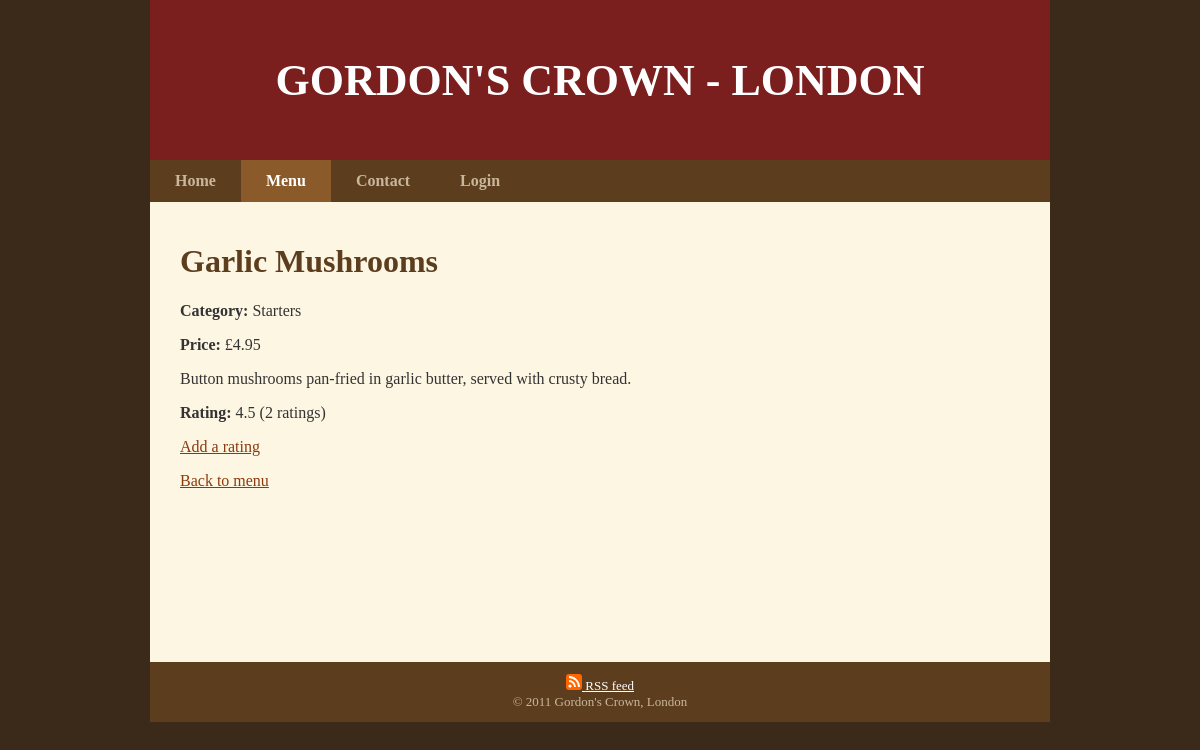
Page /detail.php?mamon=1 on the committed database.
### tables this page shows
CREATE TABLE monan (
  mamon int(11) NOT NULL AUTO_INCREMENT,
  tenmon varchar(100) NOT NULL,
  manhom int(11) NOT NULL,
  gia decimal(6,2) NOT NULL,
  mota text,
  PRIMARY KEY (mamon),
  FOREIGN KEY (manhom) REFERENCES nhom(manhom)
);

CREATE TABLE nhom (
  manhom int(11) NOT NULL,
  tennhom varchar(50) NOT NULL,
  hinh varchar(100) DEFAULT NULL,
  thutu int(11) NOT NULL,
  PRIMARY KEY (manhom)
);

### include/ham.php (called while the page is built, shortened)
<?php
function tuRating($soluot){
    return "ratings";
}
?>

### detail.php (the view, shortened to what this page needs)
<?php
include("include/ketnoi.php");
include("include/ham.php");
$mamon = isset($_GET["mamon"]) ? (int)$_GET["mamon"] : (isset($_POST["mamon"]) ? (int)$_POST["mamon"] : 0);
$hienform = false;
$dabinhchon = isset($_SESSION["binhchon"][$mamon]);
$sql = "select m.*, n.tennhom from monan m inner join nhom n on m.manhom = n.manhom where m.mamon = $mamon";
$mon = mysqli_fetch_assoc(mysqli_query($conn, $sql));
include("include/header.php");
if (!$mon) {
    echo '<p>Menu item not found.</p><p><a href="menu.php">Back to menu</a></p>';
} else {
    $tk = mysqli_fetch_assoc(mysqli_query($conn, "select count(id) as soluot, avg(diem) as diemtb from binhchon where mamon = $mamon"));
    $soluot = $tk["soluot"];
    $diemtb = ($soluot > 0) ? number_format($tk["diemtb"], 1) : "0.0";
?>
<h1><?php echo $mon["tenmon"]; ?></h1>
<p><strong>Category:</strong> <?php echo $mon["tennhom"]; ?></p>
<p><strong>Price:</strong> &pound;<?php echo number_format($mon["gia"], 2); ?></p>
<p><?php echo $mon["mota"]; ?></p>
<p><strong>Rating:</strong> <?php echo $diemtb; ?> (<?php echo $soluot.' '.tuRating($soluot); ?>)</p>
<?php if (!$dabinhchon) { ?>
<p id="add-rating"<?php if ($hienform) echo ' style="display:none"'; ?>><a href="javascript:hienForm()">Add a rating</a></p>
<?php } ?>
<p><a href="menu.php">Back to menu</a></p>
<?php
}
include("include/footer.php");
?>

### css/style.css (style rules this page uses)
body { margin:0; background:#3b2a1a; font-family:Georgia, "Times New Roman", serif; color:#333; }
h1, h2 { color:#5c3d1e; }
a { color:#8b3a0e; }

### rows in the picture
monan: tenmon "Garlic Mushrooms", manhom.tennhom "Starters", gia "4.95", mota "Button mushrooms pan-fried in garlic butter, served with crusty bread."

### other values in the picture
$diemtb "4.5"
$soluot "2"
tuRating($soluot) "ratings"
